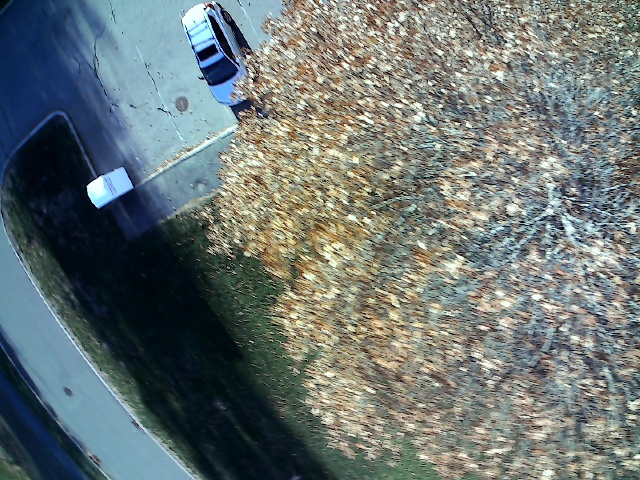
#> input picture software/mapping/test_images/p_01.jpg, 640 x 480 px; its folder holds 4 pictures in this run
$ python main.py
#> lines starting #> are read from the running program, lines starting #| are printed output that depends on the picture
### software/mapping/pair_stitcher.py
"""
This contains a class with functions that handle image stitching for one pair of images at a time.
This is the final code I've put together; map_stitching_old.py is an older approach I used for
reference.
"""

import cv2
import numpy as np

# defining the stitcher as a class for usability
class Pair_Stitcher():
    """
    A class that uses a SIFT algorithm through OpenCV for feature matching and image stitching.
    Steps of the process are split into methods, but in most cases the top-level stitch() method
    should be enough.

    Attributes:
        ratio (float): A float between 0 and 1 representing the minumum confidence in a feature
        match needed for it to be counted as a "good match" and used in image stitching. A higher
        value will lead to fewer but more reliable matches, and a lower value will lead to more but
        less reliable matches.

        min_match (int): An integer representing the minimum number of matching points between two
        images for the program to go through with image stitching. Stitching will not be attempted
        if there are fewer than this many matches.

        smoothing_window_size (int): An integer representing the number of pixels in the horizontal
        center of the image in which the panorama will fade (smooth) between the two images.

        sift (cv2.xfeatures2d_SIFT): An xfeatures2d_SIFT object, defined by OpenCV (versions 3.4.2
        or earlier). This class is used for finding the key points and features in each image using
        a SIFT algorithm.
    """

    def __init__(self, ratio=0.15, min_match=10, smoothing_window=800):
        """
        Initializes the Pair_Stitcher class.

        Args:
            ratio (float, optional): A float between 0 and 1 representing the minumum confidence in
            a feature match needed for it to be counted as a "good match" and used in image
            stitching. A higher value will lead to fewer but more reliable matches, and a lower
            value will lead to more but less reliable matches. Defaults to 0.15 (15% confidence).

            min_match (int, optional): An integer representing the minimum number of matching
            points between two images for the program to go through with image stitching. Stitching
            will not be attempted if there are fewer than this many matches. Defaults to 10.

            smoothing_Window (int, optional): An integer representing the number of pixels in the
            horizontal center of the image in which the panorama will fade (smooth) between the two
            images. Defaults to 800.
        """
        self.ratio = ratio
        self.min_match = min_match
        self.smoothing_window_size = smoothing_window
        self.sift = cv2.xfeatures2d.SIFT_create()
        # if xfeatures2d or SIFT_create are giving errors, make sure you have opencv version 3.4.2
        # or earlier. Same for opencv-contrib-python. It doesn't work in newer versions.

    def stitch(self, img1, img2):
        """
        A top-level method that finds the homography matrix and makes a mask to blend and stitch
        two images together.

        Args:
            img1 (np.ndarray): A numpy array representing the first image to be stitched.

            img2 (np.ndarray): A numpy array representing the second image to be stitched.

        Returns:
            np.ndarray: A numpy matrix representing the panorama of the two stitched images.
        """
        # define the homography matrix and the dimensions of the final panorama
        H = self.define_homography(img1, img2)
        height = img1.shape[0]
        width = img1.shape[1] + img2.shape[1]
        panorama1 = np.zeros((height, width, 3))

        # make the mask for the first image and use it to modify the first image
        mask1 = self.create_mask(img1, img2, side='left')
        panorama1[0:img1.shape[0], 0:img1.shape[1], :] = img1
        panorama1 *= mask1

        # Warp the second image to match the first image's perspective, and apply a mask
        mask2 = self.create_mask(img1, img2, side='right')
        panorama2 = cv2.warpPerspective(img2, H, (width, height))*mask2

        # combine the two halves and clear out blank space (while maintaining a rectangle shape)
        panorama_full = panorama1 + panorama2
        rows, cols = np.where(panorama_full[:,:,0] != 0)
        min_row, max_row = min(rows), max(rows)+1
        min_col, max_col = min(cols), max(cols)+1
        return panorama_full[min_row:max_row, min_col:max_col, :]

    def define_homography(self, img1, img2):
        """
        Creates and returns the homography matrix for the two images to be stitched.

        Args:
            img1 (np.ndarray): A numpy matrix representing the first image to be stitched.

            img2 (np.ndarray): A numpy matrix representing the second image to be stitched.

        Returns:
            np.ndarray: A numpy matrix representing the homography matrix of the images to be
            stitched.
        """
        # detecting key points and comparing them across the two images to find the two best
        # matches from image 2 for each point in image 1 with brute force matcher's KNN algorithm
        kp1, des1 = self.sift.detectAndCompute(img1, None)
        kp2, des2 = self.sift.detectAndCompute(img2, None)
        matcher = cv2.BFMatcher()
        raw_matches = matcher.knnMatch(des1, des2, k=2)

        # filters out bad matches based on confidence ratio. If the best match is better than the
        # second-best match by a factor of the confidence ratio, declare it a good match.
        good_points = []
        good_matches = []
        for m1, m2 in raw_matches:
            if m1.distance < (1-self.ratio) * m2.distance:
                good_points.append((m1.trainIdx, m1.queryIdx))
                good_matches.append([m1])

        # throws an error if there aren't enough good matches
        if len(good_points) < self.min_match:
            raise RuntimeError("Not enough good matches between images for stitching")

        # create lists of matching key points in each image at equivalent indices
        image1_kp = np.float32(
            [kp1[i].pt for (_, i) in good_points])
        image2_kp = np.float32(
            [kp2[i].pt for (i, _) in good_points])

        # make and return the homography matrix for the matches
        H, _ = cv2.findHomography(image2_kp, image1_kp, cv2.RANSAC, 5.0)
        return H

    def create_mask(self, img1, img2, side):
        """
        Creates and returns a mask to be applied to the panorama for one of the two images, decided
        by the side parameter. The mask is the intensity of each color from one image to be carried
        over into the final panorama.

        Args:
            img1 (np.ndarray): A numpy matrix representing the first image to be stitched.

            img2 (np.ndarray): A numpy matrix representing the second image to be stitched.

            side (string): A string containing either 'left' or 'right',  identifying which of the
            two images the mask is being made for.

        Returns:
            np.ndarray: A numpy matrix representing the mask that will fade the selected image into
            the other. It has identical r, g, and b components to smooth all colors together.
        """
        # make dimensions of final panorama image
        height = img1.shape[0]
        width = img1.shape[1] + img2.shape[1]
        offset = int(self.smoothing_window_size/2)
        barrier = img1.shape[1] - offset
        mask = np.zeros((height, width))

        # make mask that fades from one image to the other in the middle, in an area of a width
        # defined by the smoothing_window
        if side == 'left':
            mask[:, barrier-offset:barrier+offset] = np.tile(np.linspace(1, 0, 2*offset).T, (height, 1))
            mask[:, :barrier-offset] = 1
        else:
            mask[:, barrier-offset:barrier+offset] = np.tile(np.linspace(0, 1, 2*offset).T, (height, 1))
            mask[:, barrier+offset:] = 1

        # returns a 3-layer mask to apply to r, g, and b components of image
        return cv2.merge([mask, mask, mask])

### software/mapping/main.py
from pair_stitcher import Pair_Stitcher
import cv2
import os

num_images = 6 # CHANGE THIS!! MESS WITH IT IF YOU WANT!!!!!

# instantialize a stitcher. ratio and min_match should be fine, but you'll have to mess with
# smoothing_window for different-sized images. See pair_stitcher.py for more detail.
stitcher = Pair_Stitcher(ratio=0.15, min_match=10, smoothing_window=500)

# define directory with images to stitch and make a list of the images' filenames
dir = 'test_images/'
imgs = os.listdir(dir)
imgs.sort()

# loop through images in the directory to stitch them together. This saves the stitched image to
# this directory, then loads it back and stitches it onto the next image. Two images at a time,
# repeated until every image has been added to the panorama. You can watch it in real time by
# keeping panorama.jpg open while the code runs, since the file is overwritten every iteration.
old_img = cv2.imread(dir + imgs[0])
#> old_img is the input picture: shape (480, 640, 3); mean B, G, R 115.8, 117.1, 107.4
for i in range(num_images-1):
    new_img = cv2.imread(dir + imgs[i+1])
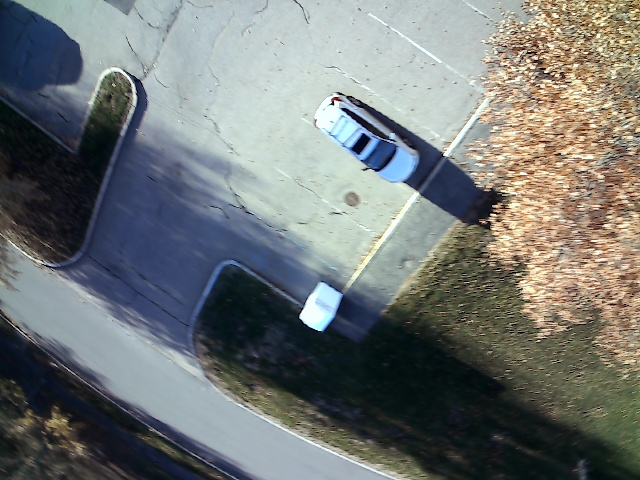
#> input picture software/mapping/test_images/p_02.jpg, 640 x 480 px
#> new_img is the input picture: shape (480, 640, 3); mean B, G, R 117.6, 118.9, 114.5
    pano = stitcher.stitch(new_img, old_img)
#> in define_homography, `kp1, des1 = self.sift.detectAndCompute(img1, None)`: kp1 = 1326 keypoints; strongest (x, y, size): (333, 103, 2.2), (344, 109, 3), (545, 72, 2), (358, 147, 8.5)
#> in define_homography, `kp2, des2 = self.sift.detectAndCompute(img2, None)`: kp2 = 3113 keypoints; strongest (x, y, size): (99, 191, 17.7), (506, 42, 2), (193, 47, 2), (442, 90, 2.2)
#> in define_homography, `raw_matches = matcher.knnMatch(des1, des2, k=2)`: raw_matches = 1326 matches
#> after the loop in define_homography, `for m1, m2 in raw_matches:`: good_matches = 116 matches; good_points = 116 pairs, first value 0 to 2109, second value 0 to 1218
#> in define_homography, `image1_kp = np.float32( [kp1[i].pt for (_, i) in good_points])`: image1_kp = 116 pairs, first value 5 to 618.1, second value 6 to 465
#> in define_homography, `image2_kp = np.float32( [kp2[i].pt for (i, _) in good_points])`: image2_kp = 116 pairs, first value 5.01 to 513.9, second value 9.23 to 461.9
#> in define_homography, `H, _ = cv2.findHomography(image2_kp, image1_kp, cv2.RANSAC, 5.0)`: H = [[1.15, 0.493, 108.6], [-0.434, 0.959, 187.6], [0.00014, 0.000169, 1]]
#> in stitch, `mask1 = self.create_mask(img1, img2, side='left')`:
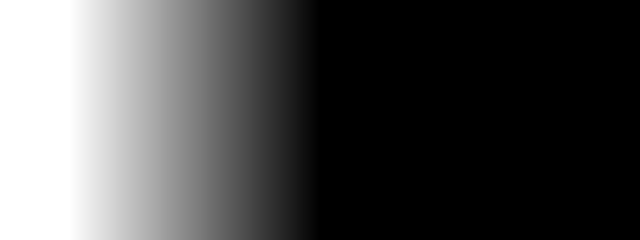
#> mask1: shape (480, 1280, 3) float64 (shown at 1/2 size); min 0, max 1, mean 0.305
#> call 2 of create_mask, with side = 'right'
#> in create_mask (call 2), `mask[:, barrier-offset:barrier+offset] = np.tile(np.linspace(0, 1, 2*o..`:
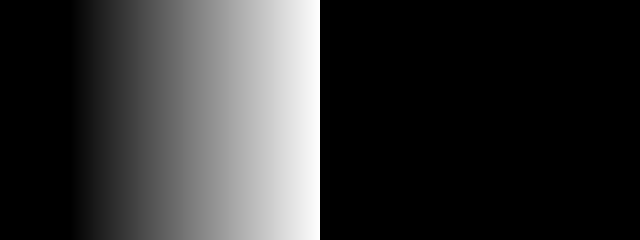
#> mask: shape (480, 1280) float64 (shown at 1/2 size); min 0, max 1, mean 0.195
#> in stitch, `mask2 = self.create_mask(img1, img2, side='right')`:
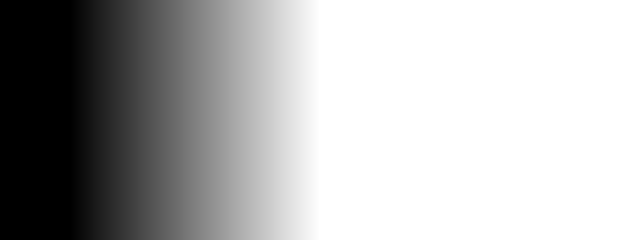
#> mask2: shape (480, 1280, 3) float64 (shown at 1/2 size); min 0, max 1, mean 0.695
#> in stitch, `panorama2 = cv2.warpPerspective(img2, H, (width, height))*mask2`:
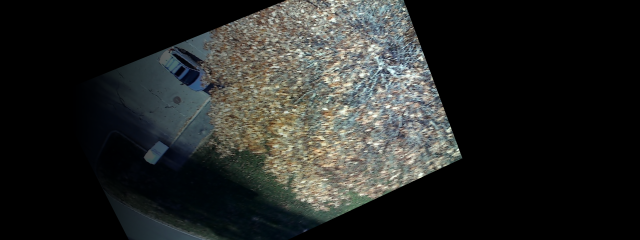
#> panorama2: shape (480, 1280, 3) float64 (shown at 1/2 size); mean B, G, R 38.2, 40.3, 38.6
#> in stitch, `panorama_full = panorama1 + panorama2`:
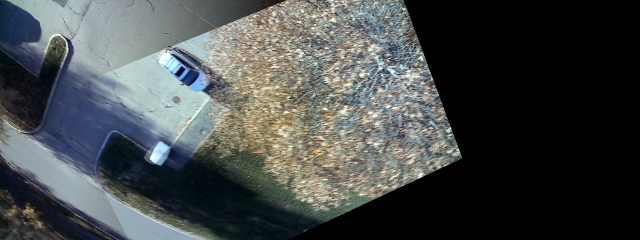
#> panorama_full: shape (480, 1280, 3) float64 (shown at 1/2 size); mean B, G, R 74.5, 74.9, 70.5; drawn with min black and max white
#> in stitch, `min_row, max_row = min(rows), max(rows)+1`: min_row = 0; max_row = 480
#> in stitch, `min_col, max_col = min(cols), max(cols)+1`: min_col = 0; max_col = 925
#> in stitch, `return panorama_full[min_row:max_row, min_col:max_col, :]`:
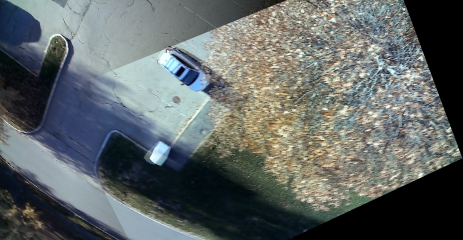
#> returned value: shape (480, 925, 3) float64 (shown at 1/2 size); mean of channels 0, 1, 2 103, 103.7, 97.6; drawn with min black and max white
    cv2.imwrite('panorama.jpg', pano)
    old_img = cv2.imread('panorama.jpg')
#> old_img: shape (480, 925, 3)
#> pass 2 of the loop `for i in range(num_images-1):`:
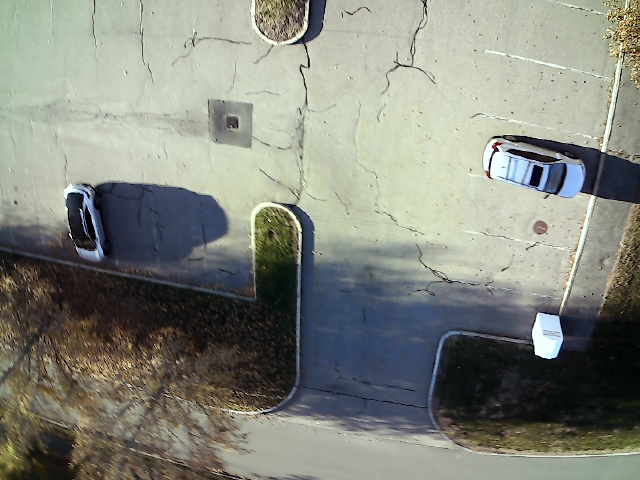
#> input picture software/mapping/test_images/p_03.jpg, 640 x 480 px
#> new_img is the input picture: shape (480, 640, 3); mean B, G, R 125.3, 135, 132
#> kp1 = 946 keypoints; strongest (x, y, size): (546, 342, 21.8), (496, 150, 3.2), (498, 146, 1.8), (307, 12, 2.7)
#> kp2 = 3629 keypoints; strongest (x, y, size): (916, 299, 2.6), (778, 116, 1.8), (357, 147, 8.3), (841, 351, 6.9)
#> raw_matches = 946 matches
#> after the loop in define_homography (call 2), `for m1, m2 in raw_matches:`: good_matches = 136 matches; good_points = 136 pairs, first value 0 to 3358, second value 26 to 928
#> in stitch (call 2), `H = self.define_homography(img1, img2)`: H = [[1.3, 0.437, 103.9], [-0.365, 1.1, 182.8], [0.000445, 0.000218, 1]]
#> mask1: shape (480, 1565, 3) float64
#> mask2: shape (480, 1565, 3) float64
#> panorama2: shape (480, 1565, 3) float64
#> in stitch (call 2), `panorama_full = panorama1 + panorama2`:
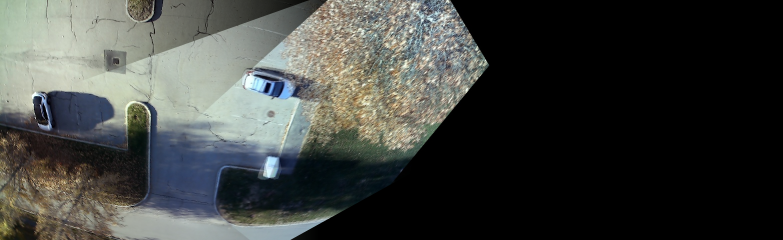
#> panorama_full: shape (480, 1565, 3) float64 (shown at 1/2 size); mean B, G, R 63.3, 66.6, 64.2
#> max_col = 979
#> in stitch (call 2), `return panorama_full[min_row:max_row, min_col:max_col, :]`:
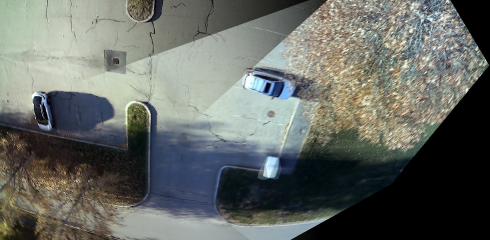
#> returned value: shape (480, 979, 3) float64 (shown at 1/2 size); mean of channels 0, 1, 2 101.2, 106.4, 102.6; drawn as B, G, R
#> old_img: shape (480, 979, 3)
#> pass 3 of the loop `for i in range(num_images-1):`:
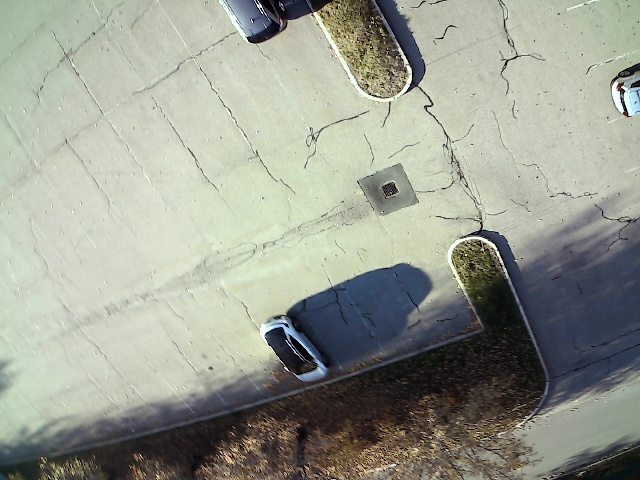
#> input picture software/mapping/test_images/p_04.jpg, 640 x 480 px
#> new_img is the input picture: shape (480, 640, 3); mean B, G, R 145.2, 157.2, 153.2
#> kp1 = 676 keypoints; strongest (x, y, size): (625, 109, 2.7), (259, 6, 3.1), (286, 325, 2.1), (403, 57, 2.8)
#> kp2 = 2959 keypoints; strongest (x, y, size): (539, 338, 22.7), (88, 195, 1.9), (93, 221, 2.5), (532, 180, 7.9)
#> raw_matches = 676 matches
#> after the loop in define_homography (call 3), `for m1, m2 in raw_matches:`: good_matches = 126 matches; good_points = 126 pairs, first value 19 to 2647, second value 11 to 667
#> in stitch (call 3), `H = self.define_homography(img1, img2)`: H = [[1.11, 0.571, 92.18], [-0.47, 0.985, 194.4], [0.00027, 0.0002, 1]]
#> mask1: shape (480, 1619, 3) float64
#> mask2: shape (480, 1619, 3) float64
#> panorama2: shape (480, 1619, 3) float64
#> in stitch (call 3), `panorama_full = panorama1 + panorama2`:
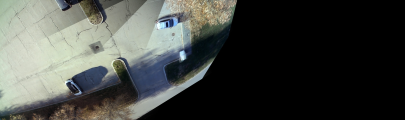
#> panorama_full: shape (480, 1619, 3) float64 (shown at 1/4 size); mean B, G, R 67, 71.2, 68.6
#> max_col = 962
#> in stitch (call 3), `return panorama_full[min_row:max_row, min_col:max_col, :]`:
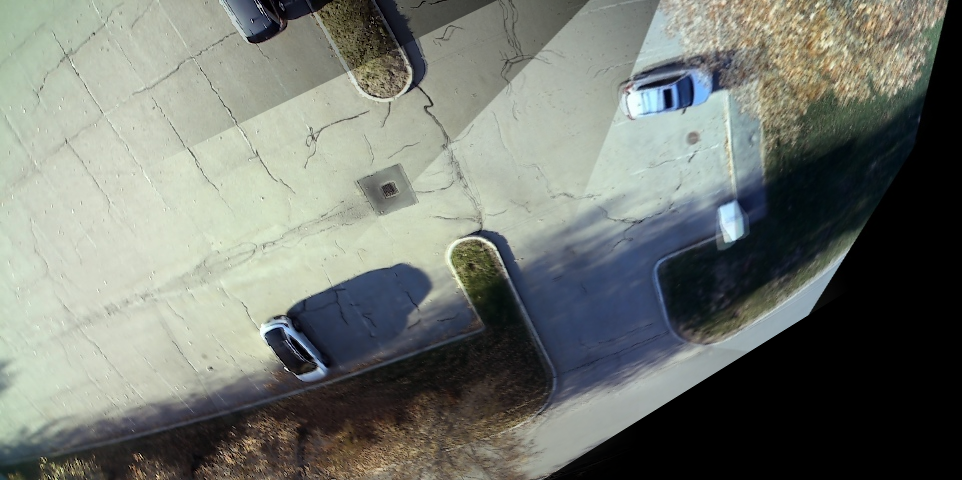
#> returned value: shape (480, 962, 3) float64; mean of channels 0, 1, 2 112.8, 119.9, 115.4; drawn as B, G, R
#> old_img: shape (480, 962, 3)
#> (the run stopped early here; a loop or call above may not have finished)
